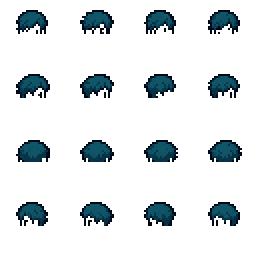
#> input picture Linde/arte-entregado/equipo_indice_01/base/capas/pelo.png, 128 x 128 px, given in place of ataque_sin_espada.png, which was not available (shown 2 times larger)
$ python E01_inspeccionar.py
#> lines starting #> are read from the running program, lines starting #| are printed output that depends on the picture; pictures that were not available may be replaced by others from this repository, and a replacement may not be noted
from pathlib import Path
from PIL import Image, ImageDraw
import json

OUT = Path(__file__).resolve().parent
PKG = OUT.parents[1]
SRC = PKG / 'base_proyecto/Linde/cenital/arte/equipo/ataque'
def cell(im, r, c, n=48):
    return im.crop((c*n, r*n, (c+1)*n, (r+1)*n))

def main():
    names = ['base/ataque_sin_espada.png','base/capas/tunica.png',
             'base/capas/botas.png','base/capas/piel.png',
             'equipo_ligera_torso_ataque.png','equipo_media_torso_ataque.png',
             'equipo_pesada_torso_ataque.png','equipo_ligera_botas_ataque.png',
             'equipo_media_botas_ataque.png','escudo_ataque.png','espada_ataque.png',
             'referencia/ataque.png']
    dest=OUT/'lotes/E01_v001/previews'; dest.mkdir(parents=True,exist_ok=True)
    canvas=Image.new('RGB',(12*200,4*210),(40,46,54)); d=ImageDraw.Draw(canvas)
#> after `canvas = Image.new('RGB', (12 * 200, 4 * 210), (40, 46, 54))`:
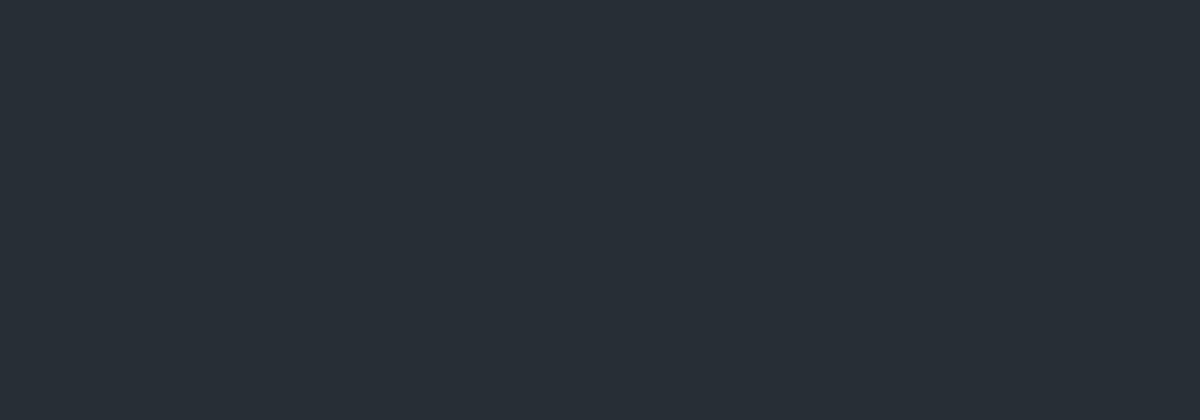
#> canvas: PIL image 2400x840 RGB (shown at 1/2 size); mean R, G, B 40, 46, 54
    for j,name in enumerate(names):
        im=Image.open(SRC/name).convert('RGBA')
#> im is the input picture: PIL image 128x128 RGBA; mean R, G, B, A 1.2, 6.9, 9.3, 34.1
        for r in range(4):
            strip=im.crop((0,r*48,192,(r+1)*48)).resize((192,48),Image.Resampling.NEAREST)
            # Show all four poses vertically, at x3.
            for c in range(4):
                pic=cell(im,r,c).resize((144,144),Image.Resampling.NEAREST)
#> this loop made 4 passes
#> pass 1, in main, `strip=im.crop((0,r*48,192,(r+1)*48)).resize((192,48),Image.Resampling...`:
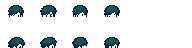
#> strip: PIL image 192x48 RGBA; mean R, G, B, A 1, 5.7, 7.8, 29.2; transparent parts drawn white
#> pass 2, in main, `strip=im.crop((0,r*48,192,(r+1)*48)).resize((192,48),Image.Resampling...`:
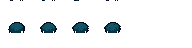
#> strip: PIL image 192x48 RGBA; mean R, G, B, A 0.6, 3.5, 4.7, 16.6; transparent parts drawn white
#> pass 3, in main, `strip=im.crop((0,r*48,192,(r+1)*48)).resize((192,48),Image.Resampling...`:
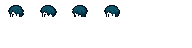
#> strip: PIL image 192x48 RGBA; mean R, G, B, A 0.5, 3, 4.1, 14.9; transparent parts drawn white
#> pass 2 of the loop in main, `for j,name in enumerate(names):`:
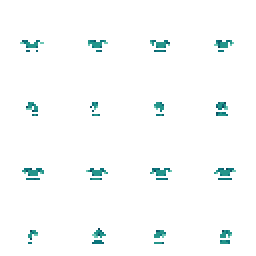
#> input picture Linde/arte-entregado/equipo_indice_01/base/capas/tunica.png, 128 x 128 px, found by its file name (shown 2 times larger)
#> in main, im is the input picture: PIL image 128x128 RGBA; mean R, G, B, A 0.9, 3.8, 3.7, 7
#> the loop in main, `for r in range(4):` made 4 passes
#> pass 1, in main, `strip=im.crop((0,r*48,192,(r+1)*48)).resize((192,48),Image.Resampling...`:
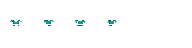
#> strip: PIL image 192x48 RGBA; mean R, G, B, A 0.5, 1.8, 1.8, 3.3; transparent parts drawn white
#> pass 2, in main, `strip=im.crop((0,r*48,192,(r+1)*48)).resize((192,48),Image.Resampling...`:
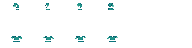
#> strip: PIL image 192x48 RGBA; mean R, G, B, A 0.8, 3.4, 3.3, 6.3; transparent parts drawn white
                # each source column is a separate full page instead below
    for r in range(4):
        canvas=Image.new('RGB',(len(names)*154,4*174),(40,46,54)); d=ImageDraw.Draw(canvas)
        for j,name in enumerate(names):
            im=Image.open(SRC/name).convert('RGBA')
            for c in range(4):
                pic=cell(im,r,c).resize((144,144),Image.Resampling.NEAREST)
                canvas.paste(pic,(j*154,c*174+26),pic)
                d.text((j*154+2,c*174+2),name.split('/')[-1].replace('equipo_','')[:24],fill='white')
                d.text((j*154+2,c*174+14),f'[{r},{c}]',fill='white')
        canvas.save(dest/f'E01_entradas_fila_{r}.png')
    for r,c in [(0,2),(1,2),(1,3),(3,2)]:
        print('CELL',r,c)
        for name in ['base/capas/tunica.png','base/capas/botas.png','base/capas/piel.png']:
            im=cell(Image.open(SRC/name).convert('RGBA'),r,c)
            print(name,im.getbbox())
            for y in range(26,47):
                line=''.join('#' if im.getpixel((x,y))[3] else '.' for x in range(6,42))
                if '#' in line: print(y,line)

#> (the run stopped early here; a loop or call above may not have finished)
